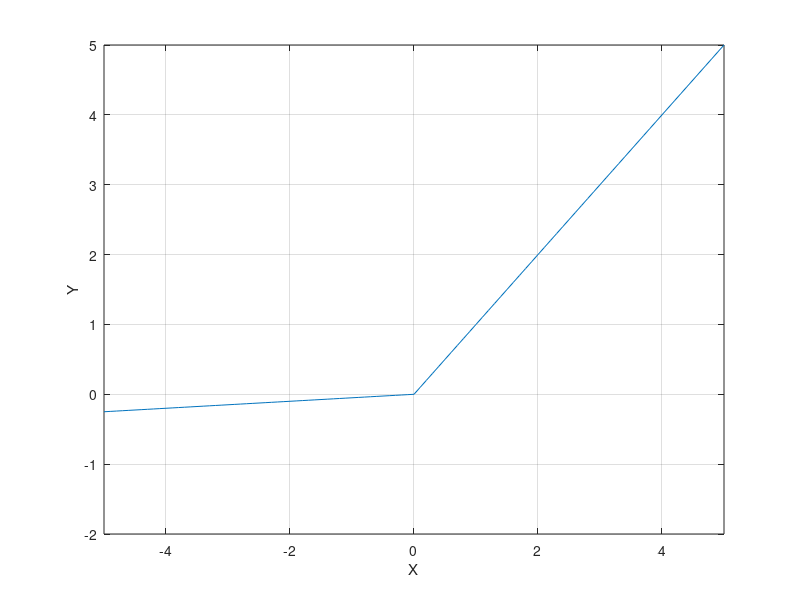

Recreate this plot in MATLAB.
figure("NumberTitle", "off", "Name", "ReLU")

x = -5:0.1:5;
y = max(0.05*x, x);

plot(x, y);
xlabel("X");
ylabel("Y");
grid on;
axis on;
axis([-5, 5, -2, 5])
